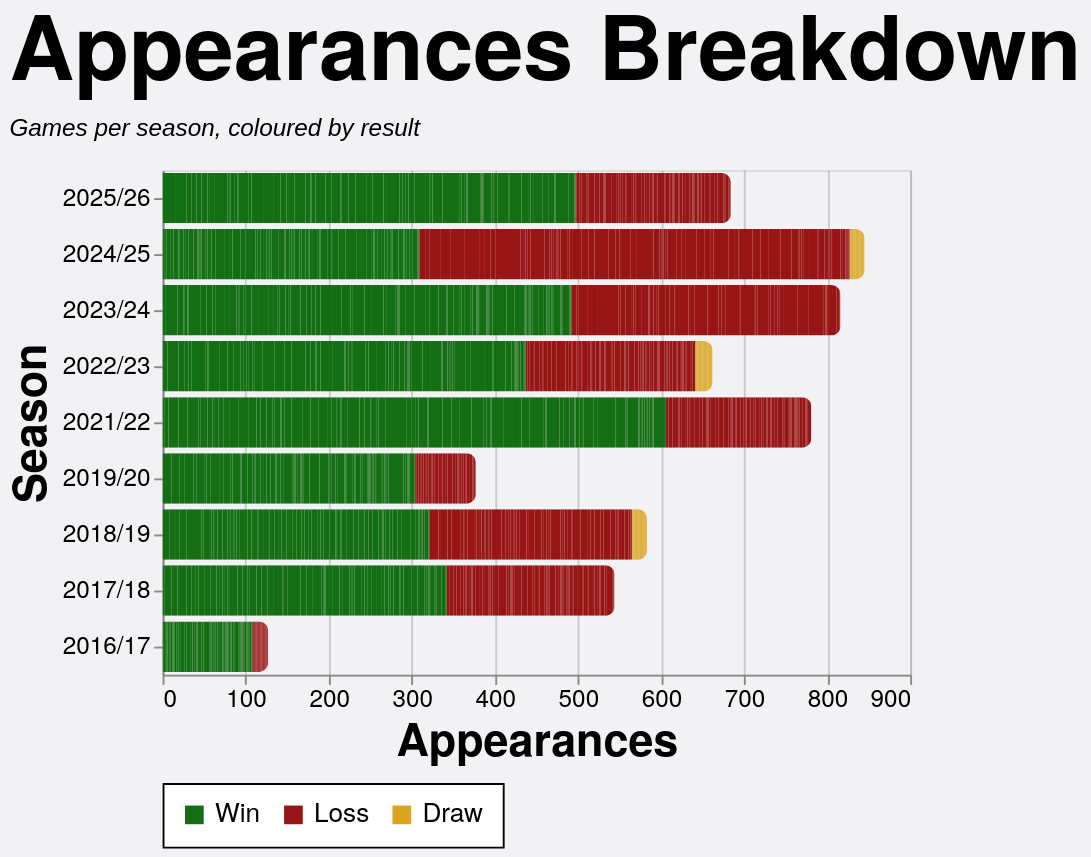

Write a Vega-Lite specification for this figure.
### Vega-Lite specification from a JSON file in a GitHub repository (floating-point values rounded to 4 significant figures; data arrays with more than 128 entries replaced by an {"elided": "..."} marker saying what was removed)
{"config": {"axis": {"labelFont": "PT Sans Narrow, Helvetica Neue, Helvetica, Arial, sans-serif", "titleFont": "PT Sans Narrow, Helvetica Neue, Helvetica, Arial, sans-serif", "labelFontSize": 13, "titleFontSize": 24, "gridColor": "#202947", "gridOpacity": 0.2, "zindex": 1}, "text": {"font": "Lato, sans-serif"}, "bar": {"cornerRadiusEnd": 5}, "header": {"labelFont": "PT Sans Narrow, Helvetica Neue, Helvetica, Arial, sans-serif", "titleFont": "PT Sans Narrow, Helvetica Neue, Helvetica, Arial, sans-serif", "labelFontSize": 24, "titleFontSize": 28, "labelFontWeight": "bold", "orient": "left"}, "legend": {"labelFont": "PT Sans Narrow, Helvetica Neue, Helvetica, Arial, sans-serif", "titleFont": "PT Sans Narrow, Helvetica Neue, Helvetica, Arial, sans-serif", "labelFontSize": 14, "titleFontSize": 16, "titlePadding": 5, "fillColor": "white", "strokeColor": "black", "padding": 10, "titleFontWeight": "lighter", "titleFontStyle": "italic", "titleColor": "gray", "offset": 10}, "title": {"font": "PT Sans Narrow, Helvetica Neue, Helvetica, Arial, sans-serif", "fontSize": 48, "fontWeight": "bold", "anchor": "start", "align": "center", "titlePadding": 20, "subtitlePadding": 10, "subtitleFontSize": 13, "subtitleColor": "", "subtitleFontStyle": "italic", "offset": 15, "color": "black"}, "axisX": {"labelAngle": 0}, "facet": {"title": null, "header": null, "align": {"row": "each", "column": "each"}}, "resolve": {"scale": {"y": "independent", "facet": "independent"}}, "background": "#f2f1f4", "scale": {"offsetBandPaddingOuter": 0.2, "offsetBandPaddingInner": 0.1}}, "data": {"name": "data-c2df1ea157a704cafd1e9a8b0f5e9f1a"}, "mark": {"type": "bar"}, "encoding": {"color": {"field": "color_value", "legend": {"orient": "bottom", "title": null}, "scale": {"domain": ["Win", "Loss", "Draw"], "range": ["#146f14", "#981515", "goldenrod"]}, "sort": {"field": "sum(apps)", "op": "sum", "order": "descending"}, "type": "nominal"}, "tooltip": [{"field": "player", "title": "Player", "type": "nominal"}, {"field": "season", "title": "Season", "type": "nominal"}, {"field": "color_value", "title": "Group", "type": "nominal"}, {"aggregate": "sum", "field": "apps", "title": "Appearances", "type": "quantitative"}], "x": {"aggregate": "sum", "field": "apps", "title": "Appearances", "type": "quantitative"}, "y": {"field": "season", "sort": {"field": "season_sort", "op": "max", "order": "descending"}, "title": "Season", "type": "nominal"}}, "height": {"step": 30}, "title": {"text": "Appearances Breakdown", "subtitle": "Games per season, coloured by result"}, "width": 400, "$schema": "https://vega.github.io/schema/vega-lite/v5.20.1.json", "datasets": {"data-c2df1ea157a704cafd1e9a8b0f5e9f1a": {"elided": "2502 records"}}}
